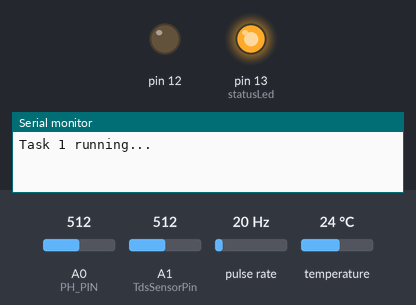
A sketch run on a simulated Arduino Uno, built with avr-gcc and run on an emulated ATmega328P. Shown: output pins drawn as LEDs (lit = HIGH), the last lines printed to the serial monitor. Wiring (inferred from the names in the program): pulse sensor: data pin 2. The inputs (shaded band) are chosen by the test bench; at power-on: A0 (PH_PIN) = 512, A1 (TdsSensorPin) = 512, pulse rate 20 Hz, temperature 24 °C.

Above: at 0.1 s.
At 124.7 s:
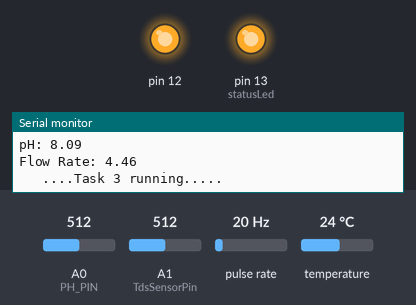
Timing chart, 0 to 130.0 s (numbered marks = the images above):
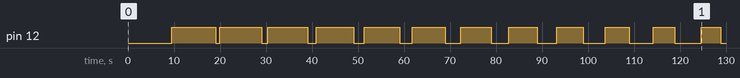

The sketch:

Arduino_Code.ino
```cpp
#include <Arduino_FreeRTOS.h>
#include <semphr.h>
#include <OneWire.h>
#include <DallasTemperature.h>
#include <SoftwareSerial.h>
#include <EEPROM.h>
#include "GravityTDS.h"
#define PH_PIN A0
float calibration_value = 22.34;
int phval = 0;
unsigned long int avgval;
int buffer_arr[10],temp;


byte statusLed    = 13;

byte sensorInterrupt = 0;  // 0 = digital pin 2
byte sensorPin       = 2;

// The hall-effect flow sensor outputs approximately 4.5 pulses per second per
// litre/minute of flow.
float calibrationFactor = 4.5;

volatile byte pulseCount;

float flowRate;
unsigned int flowMilliLitres;
unsigned long totalMilliLitres;

unsigned long oldTime;
float flowValue;

void TaskSensors( void *pvParameters );
void Tasktds( void *pvParameters );
void TaskPH(void *pvParameters);

// Data wire is plugged into digital pin 4 on the Arduino
#define ONE_WIRE_BUS 4

// Setup a oneWire instance to communicate with any OneWire device
OneWire oneWire(ONE_WIRE_BUS);
SoftwareSerial xbee(8, 9); // RX, TX
// Pass oneWire reference to DallasTemperature library
DallasTemperature sensors(&oneWire);


#define TdsSensorPin A1
GravityTDS gravityTds;

float temperature = 25,tdsValue = 0, phValue = 6.8, voltage,avgTDS = 0,avgPH = 0;
float tdsArray[10], phArray[5];
float sum = 0, sumPH = 0;
int index = 0, ind = 0;


TaskHandle_t Task1;
TaskHandle_t Task2;
TaskHandle_t Task3;

SemaphoreHandle_t  sema_1;
SemaphoreHandle_t  sema_2;


void setup() {
  // initialize serial communication at 9600 bits per second:
  Serial.begin(9600);
  xbee.begin(9600);

   pinMode(12, OUTPUT);

     // Set up the status LED line as an output
  pinMode(statusLed, OUTPUT);
  digitalWrite(statusLed, HIGH);  // We have an active-low LED attached

  pinMode(sensorPin, INPUT);
  digitalWrite(sensorPin, HIGH);

  pulseCount        = 0;
  flowRate          = 0.0;
  flowMilliLitres   = 0;
  totalMilliLitres  = 0;
  oldTime           = 0;

  // The Hall-effect sensor is connected to pin 2 which uses interrupt 0.
  // Configured to trigger on a FALLING state change (transition from HIGH
  // state to LOW state)
  attachInterrupt(sensorInterrupt, pulseCounter, FALLING);
  sensors.begin();  // Start up the library

    gravityTds.setPin(TdsSensorPin);
    gravityTds.setAref(5.0);  //reference voltage on ADC, default 5.0V on Arduino UNO
    gravityTds.setAdcRange(1024);  //1024 for 10bit ADC;4096 for 12bit ADC
    gravityTds.begin();  //initialization

  xTaskCreate(
    TaskSesnors
    ,  "task1"
    ,  150
    ,  NULL
    ,  3
    ,  &Task1);
  xTaskCreate(
    Tasktds
    ,  "task2"
    ,  80
    ,  NULL
    ,  1
    ,  &Task2);

  xTaskCreate(
    TaskPH
    ,  "task3"
    ,  80
    ,  NULL
    ,  2
    ,  &Task3);
    sema_1 = xSemaphoreCreateBinary();
    sema_2 = xSemaphoreCreateBinary();
    xSemaphoreGive(sema_1);
    //openValve();

}
void loop()
{
}

float readpH()
{
   for(int i=0;i<10;i++)
 {
    buffer_arr[i]=analogRead(PH_PIN);
    delay(30);
 }
 for(int i=0;i<9;i++)
 {
    for(int j=i+1;j<10;j++)
    {
        if(buffer_arr[i]>buffer_arr[j])
        {
        temp=buffer_arr[i];
        buffer_arr[i]=buffer_arr[j];
        buffer_arr[j]=temp;
        }
    }
 }
 avgval=0;
 for(int i=2;i<8;i++)
 {
    avgval+=buffer_arr[i];
 }
 float volt=(float)avgval*5.0/1024/6;
 float ph_act = -5.70 * volt + calibration_value;
 return ph_act;
  }
void TaskSesnors(void *pvParameters)  {

  while(1)
  {
        xSemaphoreTake(sema_1,portMAX_DELAY);
    Serial.println("Task 1 running...");
    // Send the command to get temperatures
    sensors.requestTemperatures();
    temperature = sensors.getTempCByIndex(0);
    gravityTds.setTemperature(temperature);  // set the temperature and execute temperature compensation
    gravityTds.update();  //sample and calculate
    tdsValue = gravityTds.getTdsValue();  // then get the value
    phValue = readpH();
    flowValue = calcFlow();
    Serial.print("TDS Value: ");
    Serial.print(tdsValue,2);
    Serial.println("ppm");
    Serial.print("Temperature: ");
    Serial.print(temperature,2);
    Serial.println("°C ");
    Serial.print("pH: ");
    Serial.println(phValue,2);
    Serial.print("Flow Rate: ");
    Serial.println(flowValue,2);

    //xbee.print("<");
    xbee.print(tdsValue);
    xbee.print(',');
    xbee.print(temperature);
    xbee.print(',');
    xbee.print(phValue);
    xbee.print(',');
    xbee.print(flowValue);
    xbee.print('>');

    xSemaphoreGive(sema_1);


    vTaskDelay( 1000 / portTICK_PERIOD_MS );

  }
}
void Tasktds(void *pvParameters)
{

  while(1)
  {
        xSemaphoreTake(sema_2,portMAX_DELAY);

        Serial.println("   ....Task 2 running");
        if(index != 5)
         {
          tdsArray[index] += tdsValue;
          index++;
         }
         if(index==5)
         {
          for(int i = 0; i<=index;i++)
          {
            sum +=tdsArray[i];
            }
            avgTDS = sum/10;

            if(avgTDS>500)
             {
                Serial.println("Water not potable");
                closeValve();
                }
              else{
                openValve();
              }
              index = 0;
            sum = 0;
            memset(tdsArray, 0, sizeof(tdsArray));

          }


       xSemaphoreGive(sema_2);


       vTaskDelay( 2000 / portTICK_PERIOD_MS );
  }
}
void TaskPH(void *pvParameters)
{
  while(1)
  {
    xSemaphoreTake(sema_1,portMAX_DELAY);
    Serial.println("   ....Task 3 running.....");
    if(ind != 5)
     {
      phArray[ind] += phValue;
      ind++;
     }
     if(ind==5)
     {
      for(int i = 0; i<ind;i++)
      {
        sumPH += phArray[i];
        }
        avgPH = sumPH/5;
         if((avgPH < 6.5) || (avgPH > 8.5))
        {
          Serial.println("Water's pH is not suitable for drinking");
          closeValve();
        }
        else{
          openValve();
        }
        ind = 0;
        sumPH = 0;
        memset(phArray, 0, sizeof(phArray));
      }
     xSemaphoreGive(sema_2);
     vTaskDelay(1);
     xSemaphoreGive(sema_1);

       vTaskDelay( 1000 / portTICK_PERIOD_MS );
  }

  }
  /*
Insterrupt Service Routine
 */
void pulseCounter()
{
  // Increment the pulse counter
  pulseCount++;
}
float calcFlow()
{
  if((millis() - oldTime) > 1000)    // Only process counters once per second
  {
    // Disable the interrupt while calculating flow rate and sending the value to
    // the host
    detachInterrupt(sensorInterrupt);

    // Because this loop may not complete in exactly 1 second intervals we calculate
    // the number of milliseconds that have passed since the last execution and use
    // that to scale the output. We also apply the calibrationFactor to scale the output
    // based on the number of pulses per second per units of measure (litres/minute in
    // this case) coming from the sensor.
    flowRate = ((1000.0 / (millis() - oldTime)) * pulseCount) / calibrationFactor;

    // Note the time this processing pass was executed. Note that because we've
    // disabled interrupts the millis() function won't actually be incrementing right
    // at this point, but it will still return the value it was set to just before
    // interrupts went away.
    oldTime = millis();

    // Divide the flow rate in litres/minute by 60 to determine how many litres have
    // passed through the sensor in this 1 second interval, then multiply by 1000 to
    // convert to millilitres.
    flowMilliLitres = (flowRate / 60) * 1000;

    // Add the millilitres passed in this second to the cumulative total
    totalMilliLitres += flowMilliLitres;

    unsigned int frac;

    // Print the flow rate for this second in litres / minute
    /*Serial.print("Flow rate: ");
    Serial.print(flowRate);  // Print the integer part of the variable
    Serial.println(" L/min");


    // Print the cumulative total of litres flowed since starting
    Serial.print("Output Liquid Quantity: ");
    Serial.print(totalMilliLitres);
    Serial.println("mL");

  Serial.print(totalMilliLitres/1000);
  Serial.println("L");*/


    // Reset the pulse counter so we can start incrementing again
    pulseCount = 0;

    // Enable the interrupt again now that we've finished sending output
    attachInterrupt(sensorInterrupt, pulseCounter, FALLING);
    return flowRate;
  }
}
void closeValve()
{
  if(flowValue!=0)
  {
   digitalWrite(12, LOW);
  }
}
void openValve()
{

    digitalWrite(12, HIGH);

}
```

Measured:
- by itself, pin 12: LOW → HIGH at 9.5 s, → LOW 9.6 s later, → HIGH 0.85 s later, → LOW 9.1 s later, … (24 changes in this stretch)
